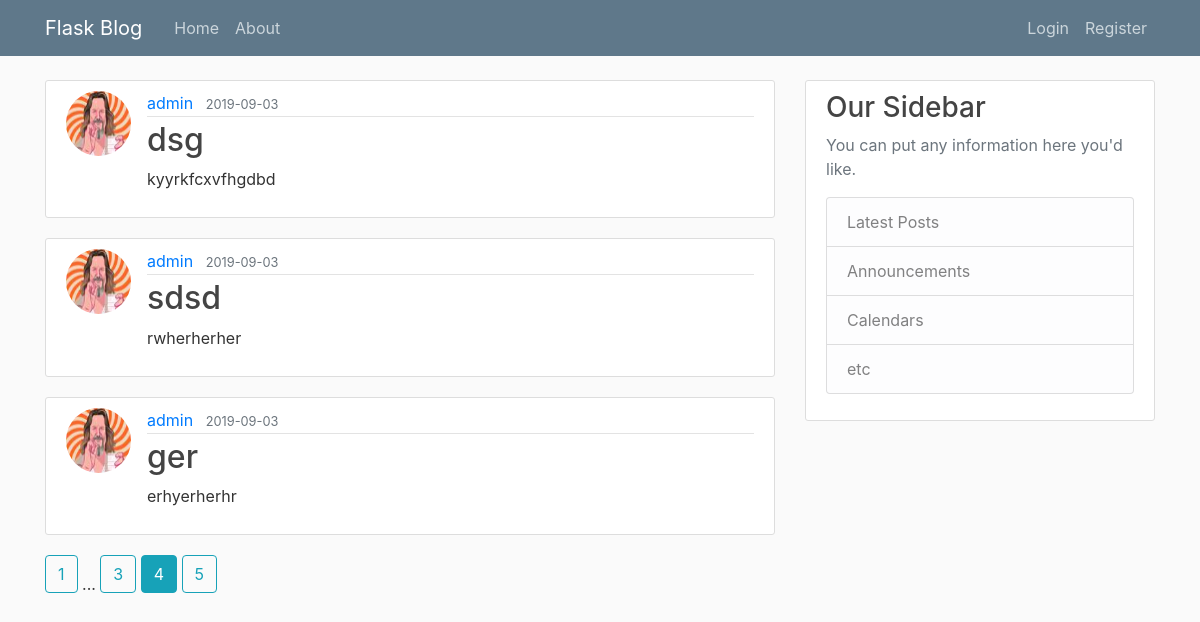
/home?page=4, run on the app's committed database.
### blog/models.py (models this page shows, shortened)
class Post(db.Model):
    id = db.Column(db.Integer, primary_key=True)
    title = db.Column(db.String(100), nullable=False)
    date_posted = db.Column(db.DateTime, nullable=False, default=datetime.utcnow)
    content = db.Column(db.Text, nullable=False)
    user_id = db.Column(db.Integer, db.ForeignKey('user.id'), nullable=False)

class User(db.Model, UserMixin):  # to enherite methods: is_authenticated, is_active, ...
    id = db.Column(db.Integer, primary_key=True)
    username = db.Column(db.String(20), unique=True, nullable=False)
    email = db.Column(db.String(120), unique=True, nullable=False)
    image_file = db.Column(db.String(20), nullable=False, default='dafault.jpeg')
    password = db.Column(db.String(20), nullable=False)
    posts = db.relationship('Post', backref='author', lazy=True)

### blog/routes.py (the view)
@app.route("/")
@app.route("/home")
def home():
    page = request.args.get('page', 1, type=int)
    posts = Post.query.order_by(Post.date_posted.desc()).paginate(page=page, per_page=3)
    return render_template('home.html', posts=posts)

### blog/templates/home.html
{% extends "layout.html" %}
{% block content %}
    {% for post in posts.items %}
    <article class="media content-section">
      <img src="{{ url_for('static', filename='profile_pics/' + post.author.image_file) }}" class="rounded-circle article-img">
      <div class="media-body">
        <div class="article-metadata">
          <a class="mr-2" href="{{ url_for('user_posts', username=post.author.username)}}">{{ post.author.username }}</a>
          <small class="text-muted">{{ post.date_posted.strftime('%Y-%m-%d') }}</small>
        </div>
        <h2><a class="article-title" href="{{ url_for('post', post_id=post.id)}}">{{ post.title }}</a></h2>
        <p class="article-content">{{ post.content }}</p>
      </div>
    </article>
    {% endfor %}
    {% for page_num in posts.iter_pages(left_edge=1, right_edge=1, left_current=1, right_current=2) %}
      {% if page_num %}
        {% if posts.page == page_num %}
          <a class="btn btn-info mb-4" href="{{ url_for('home', page=page_num) }}">{{ page_num }}</a>
        {% else %}
          <a class="btn btn-outline-info mb-4" href="{{ url_for('home', page=page_num) }}">{{ page_num }}</a>
        {% endif %}
      {% else %}
        ...
      {% endif %}
    {% endfor %}
{% endblock content %}

### blog/static/main.css (style rules this page uses)
body { background: #fafafa; color: #333333; margin-top: 5rem; }
h1, h2, h3, h4, h5, h6 { color: #444444; }
.content-section { background: #ffffff; padding: 10px 20px; border: 1px solid #dddddd; border-radius: 3px; margin-bottom: 20px; }
.article-title { color: #444444; }
.article-content { white-space: pre-line; }
.article-img { height: 65px; width: 65px; margin-right: 16px; }
.article-metadata { padding-bottom: 1px; margin-bottom: 4px; border-bottom: 1px solid #e3e3e3 }

### data on the page
Post: image_file (picture), author.username "admin", date_posted "2019-09-03", title "dsg", content "kyyrkfcxvfhgdbd"
Post: image_file (picture), author.username "admin", date_posted "2019-09-03", title "sdsd", content "rwherherher"
Post: image_file (picture), author.username "admin", date_posted "2019-09-03", title "ger", content "erhyerherhr"

### other printed values
{{ page_num }} "1" "3" "5"
{{ page_num }} "4"
